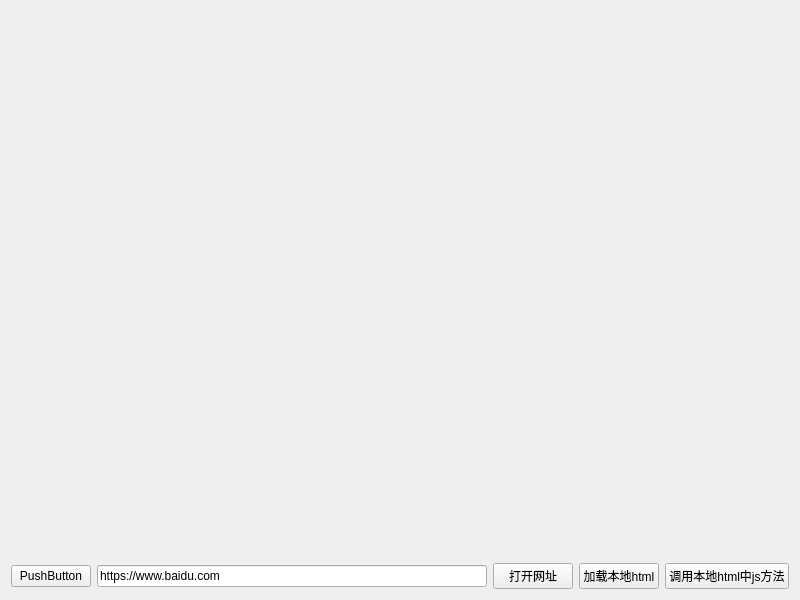
<?xml version="1.0" encoding="UTF-8"?>
<ui version="4.0">
 <class>MainWindow</class>
 <widget class="QMainWindow" name="MainWindow">
  <property name="geometry">
   <rect>
    <x>0</x>
    <y>0</y>
    <width>800</width>
    <height>600</height>
   </rect>
  </property>
  <property name="windowTitle">
   <string>MainWindow</string>
  </property>
  <widget class="QWidget" name="centralWidget">
   <layout class="QVBoxLayout" name="verticalLayout">
    <item>
     <widget class="QWidget" name="widget" native="true">
      <property name="sizePolicy">
       <sizepolicy hsizetype="Expanding" vsizetype="Expanding">
        <horstretch>0</horstretch>
        <verstretch>0</verstretch>
       </sizepolicy>
      </property>
     </widget>
    </item>
    <item>
     <layout class="QHBoxLayout" name="horizontalLayout">
      <item>
       <widget class="QPushButton" name="pushButton">
        <property name="text">
         <string>PushButton</string>
        </property>
       </widget>
      </item>
      <item>
       <widget class="QLineEdit" name="url">
        <property name="text">
         <string>https://www.baidu.com</string>
        </property>
       </widget>
      </item>
      <item>
       <widget class="QPushButton" name="loadUrl">
        <property name="text">
         <string>打开网址</string>
        </property>
       </widget>
      </item>
      <item>
       <widget class="QPushButton" name="openHtml">
        <property name="text">
         <string>加载本地html</string>
        </property>
       </widget>
      </item>
      <item>
       <widget class="QPushButton" name="invokeJs">
        <property name="text">
         <string>调用本地html中js方法</string>
        </property>
       </widget>
      </item>
     </layout>
    </item>
   </layout>
  </widget>
 </widget>
 <layoutdefault spacing="6" margin="11"/>
 <resources/>
 <connections/>
</ui>
